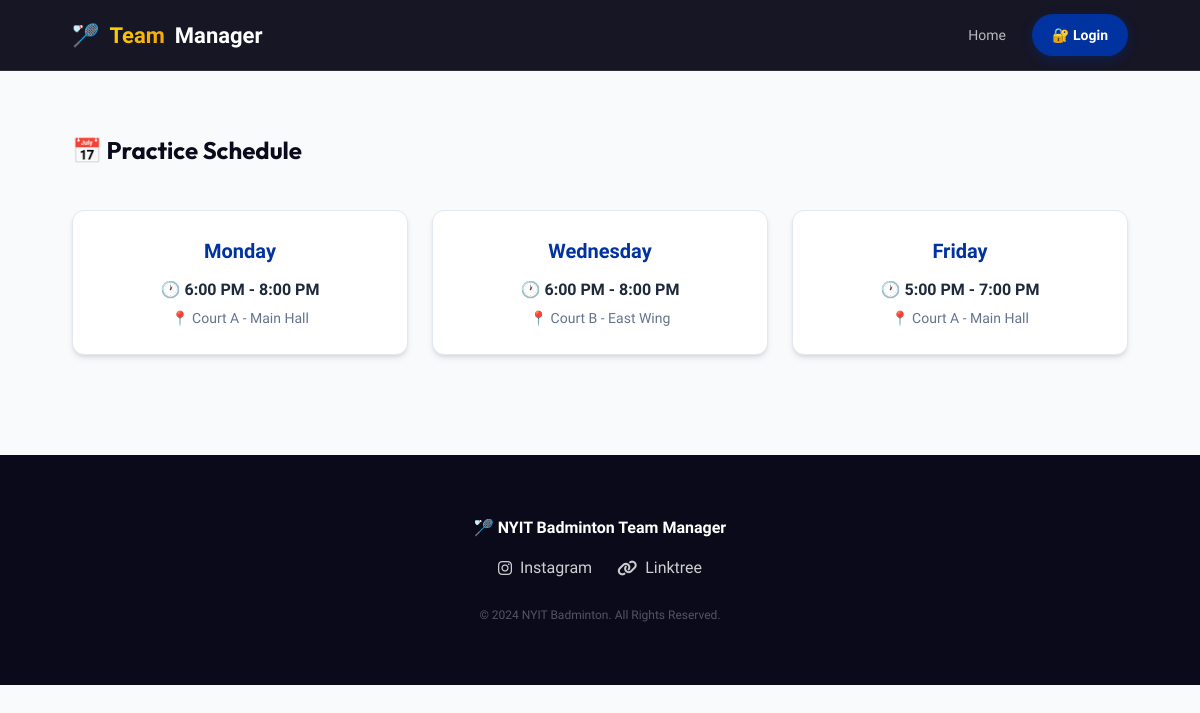
The app's page /schedule with its own data.
### app.py (models this page shows)
class PracticeSchedule(db.Model):
    id = db.Column(db.Integer, primary_key=True)
    day = db.Column(db.String(20), nullable=False)
    start_time = db.Column(db.String(10), nullable=False)
    end_time = db.Column(db.String(10), nullable=False)
    location = db.Column(db.String(200))
    is_active = db.Column(db.Boolean, default=True)

### app.py (the view)
@app.route('/schedule')
def schedule():
    schedules = PracticeSchedule.query.filter_by(is_active=True).all()
    return render_template('schedule.html', schedules=schedules)

### app.py (called while the page is built)
@app.context_processor
def inject_notifications():
    unread_count = 0
    recent_notifs = []
    if current_user.is_authenticated:
        unread_count = Notification.query.filter_by(user_id=current_user.id, is_read=False).count()
        recent_notifs = Notification.query.filter_by(user_id=current_user.id).order_by(Notification.timestamp.desc()).limit(5).all()
    return dict(unread_notifs=unread_count, recent_notifs=recent_notifs)

### templates/schedule.html (shortened to what this page needs)
{% extends "base.html" %}
{% block content %}
    <div class="container">
        <div class="section">
            <div style="display: flex; justify-content: space-between; align-items: center; margin-bottom: 30px;">
                <h2>📅 Practice Schedule</h2>
            </div>
            <div class="dashboard-grid">
                {% if schedules %}
                    {% for schedule in schedules %}
                        <div class="card" style="text-align: center;">
                            <div style="font-size: 20px; font-weight: 800; color: var(--nyit-blue); margin-bottom: 10px;">{{ schedule.day }}</div>
                            <div style="font-size: 16px; font-weight: 600; margin-bottom: 5px;">🕐 {{ schedule.start_time }} - {{ schedule.end_time }}</div>
                            <div style="color: var(--text-muted); font-size: 14px;">📍 {{ schedule.location }}</div>
                        </div>
                    {% endfor %}
                {% else %}
                    <div class="card" style="text-align: center; grid-column: 1 / -1;">
                        <p>No practice schedules set.</p>
                    </div>
                {% endif %}
            </div>
        </div>
    </div>
{% endblock %}

### templates/base.html (shortened to what this page needs)
<!DOCTYPE html>
<html lang="en">
<head>
    <link rel="stylesheet" href="/static/style.css">
    <link rel="stylesheet" href="https://cdnjs.cloudflare.com/ajax/libs/font-awesome/6.4.0/css/all.min.css">
</head>
<body>
    <nav>
        <div class="container">
            <a href="/" class="logo">🏸 <span>Team</span> Manager</a>
            <div class="nav-links">
                <a href="/">Home</a>
                {% if current_user.is_authenticated %}
                    <a href="/dashboard">Dashboard</a>
                    <div class="nav-notifications">
                        <div class="notif-bell" id="notif-bell">
                            <i class="fa-solid fa-bell"></i>
                            {% if unread_notifs > 0 %}
                                <span class="notif-badge">{{ unread_notifs }}</span>
                            {% endif %}
                        </div>
                        <div class="notif-dropdown" id="notif-dropdown">
                            <div class="notif-header">Notifications</div>
                            <div class="notif-list">
                                {% for n in recent_notifs %}
                                    <div class="notif-item {{ 'unread' if not n.is_read else '' }}" onclick="location.href='/notifications/read/{{ n.id }}'">
                                        <span class="notif-msg">{{ n.message }}</span>
                                        <span class="notif-time">{{ n.timestamp.strftime('%H:%M') }}</span>
                                    </div>
                                {% else %}
                                    <div style="padding: 20px; text-align: center; color: var(--text-muted); font-size: 13px;">No notifications</div>
                                {% endfor %}
                            </div>
                        </div>
                    </div>
                    {% if current_user.role == 'admin' %}
                        <a href="/admin" class="admin-link">⭐ Admin</a>
                    {% endif %}
                    <a href="/logout" class="logout-link">🚪 Logout</a>
                {% else %}
                    <a href="/login" class="btn-primary">🔐 Login</a>
                {% endif %}
            </div>
        </div>
    </nav>
    {% block content %}{% endblock %}
    <footer>
        <div class="container">
            <p style="font-weight: 700; margin-bottom: 15px; color: white;">🏸 NYIT Badminton Team Manager</p>
            <div style="display: flex; justify-content: center; gap: 25px; margin-bottom: 25px;">
                <a href="https://www.instagram.com/nyit_badmintonli" target="_blank" style="color: white; text-decoration: none; font-weight: 500; display: flex; align-items: center; gap: 8px; opacity: 0.8; transition: var(--transition);">
                    <i class="fa-brands fa-instagram"></i> Instagram
                </a>
                <a href="https://linktr.ee/nyit_badminton" target="_blank" style="color: white; text-decoration: none; font-weight: 500; display: flex; align-items: center; gap: 8px; opacity: 0.8; transition: var(--transition);">
                    <i class="fa-solid fa-link"></i> Linktree
                </a>
            </div>
            <p style="font-size: 12px; opacity: 0.5;">© 2024 NYIT Badminton. All Rights Reserved.</p>
        </div>
    </footer>
</body>
</html>

### static/style.css (style rules this page uses)
:root { --nyit-blue: #0033A0; --nyit-gold: #FFD700; --nyit-dark: #0A0A1A; --primary: #0033A0; --primary-light: #3b82f6; --secondary: #FFD700; --accent: #f59e0b; --success: #10b981; --danger: #ef4444; --warning: #f59e0b; --bg-main: #f8fafc; --bg-card: #ffffff; --text-main: #1e293b; --text-muted: #64748b; --border-color: #e2e8f0; --shadow-sm: 0 1px 2px 0 rgb(0 0 0 / 0.05); --shadow-md: 0 4px 6px -1px rgb(0 0 0 / 0.1), 0 2px 4px -2px rgb(0 0 0 / 0.1); --shadow-lg: 0 10px 15px -3px rgb(0 0 0 / 0.1), 0 4px 6px -4px rgb(0 0 0 / 0.1); --radius-sm: 8px; --radius-md: 12px; --radius-lg: 24px; --transition: all 0.2s cubic-bezier(0.4, 0, 0.2, 1); }
* { margin: 0; padding: 0; box-sizing: border-box; }
body { font-family: 'Plus Jakarta Sans', sans-serif; background-color: var(--bg-main); color: var(--text-main); line-height: 1.6; -webkit-font-smoothing: antialiased; }
h1, h2, h3, h4 { font-family: 'Outfit', sans-serif; font-weight: 700; color: var(--nyit-dark); }
.container { width: 92%; max-width: 1280px; margin: 0 auto; padding: 0 24px; }
.section { padding: 60px 0; }
nav { background: rgba(10, 10, 26, 0.95); backdrop-filter: blur(12px); padding: 14px 0; position: sticky; top: 0; z-index: 1000; border-bottom: 1px solid rgba(255, 255, 255, 0.1); }
nav .container { display: flex; justify-content: space-between; align-items: center; }
.logo { font-size: 22px; font-weight: 800; color: white; text-decoration: none; display: flex; align-items: center; gap: 10px; }
.logo span { background: linear-gradient(135deg, var(--nyit-gold), var(--accent)); -webkit-background-clip: text; -webkit-text-fill-color: transparent; }
.nav-links { display: flex; gap: 10px; align-items: center; }
.nav-links a { color: rgba(255, 255, 255, 0.7); text-decoration: none; padding: 8px 16px; border-radius: var(--radius-sm); transition: var(--transition); font-weight: 500; font-size: 14px; }
.nav-links a.btn-primary { background: var(--nyit-blue); color: white !important; padding: 10px 20px; border-radius: 50px; font-weight: 600; box-shadow: 0 4px 12px rgba(0, 51, 160, 0.3); }
.card { background: var(--bg-card); padding: 24px; border-radius: var(--radius-md); box-shadow: var(--shadow-md); border: 1px solid var(--border-color); transition: var(--transition); }
.dashboard-grid { display: grid; grid-template-columns: repeat(auto-fit, minmax(280px, 1fr)); gap: 24px; margin: 40px 0; }
.btn-primary { background: var(--nyit-blue); color: white !important; padding: 12px 24px; border-radius: var(--radius-sm); font-weight: 600; border: none; cursor: pointer; transition: var(--transition); text-decoration: none; display: inline-block; }
footer { background: var(--nyit-dark); color: rgba(255, 255, 255, 0.6); padding: 60px 0; text-align: center; }

### records on screen
PracticeSchedule: day "Monday", start_time "6:00 PM", end_time "8:00 PM", location "Court A - Main Hall"
PracticeSchedule: day "Wednesday", start_time "6:00 PM", end_time "8:00 PM", location "Court B - East Wing"
PracticeSchedule: day "Friday", start_time "5:00 PM", end_time "7:00 PM", location "Court A - Main Hall"
